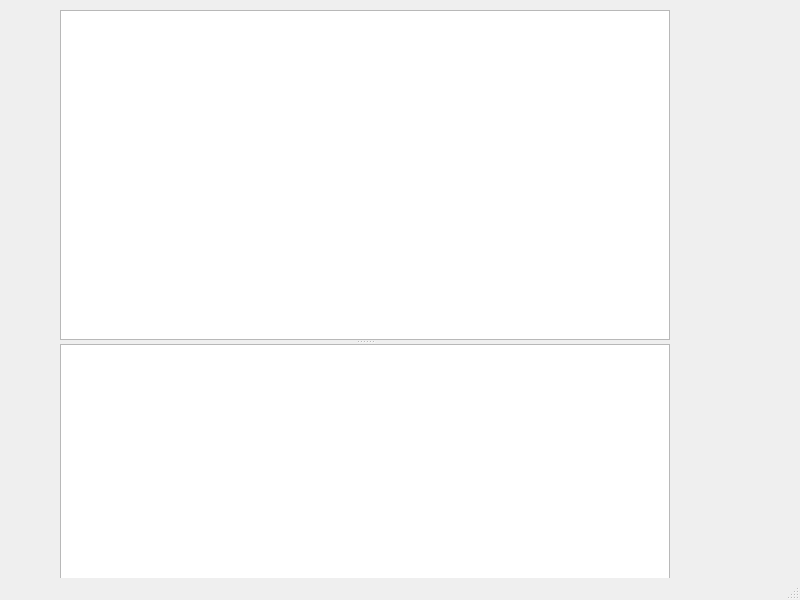
<?xml version="1.0" encoding="UTF-8"?>
<ui version="4.0">
 <class>MainWindow</class>
 <widget class="QMainWindow" name="MainWindow">
  <property name="geometry">
   <rect>
    <x>0</x>
    <y>0</y>
    <width>800</width>
    <height>600</height>
   </rect>
  </property>
  <property name="windowTitle">
   <string>MainWindow</string>
  </property>
  <widget class="QWidget" name="centralwidget">
   <widget class="QSplitter" name="splitter">
    <property name="geometry">
     <rect>
      <x>60</x>
      <y>10</y>
      <width>610</width>
      <height>664</height>
     </rect>
    </property>
    <property name="orientation">
     <enum>Qt::Vertical</enum>
    </property>
    <widget class="PlotWidget" name="graph1_2">
     <property name="sizePolicy">
      <sizepolicy hsizetype="Preferred" vsizetype="Expanding">
       <horstretch>0</horstretch>
       <verstretch>0</verstretch>
      </sizepolicy>
     </property>
     <property name="minimumSize">
      <size>
       <width>0</width>
       <height>0</height>
      </size>
     </property>
    </widget>
    <widget class="PlotWidget" name="graph2_2">
     <property name="sizePolicy">
      <sizepolicy hsizetype="Preferred" vsizetype="Expanding">
       <horstretch>0</horstretch>
       <verstretch>0</verstretch>
      </sizepolicy>
     </property>
     <property name="minimumSize">
      <size>
       <width>0</width>
       <height>0</height>
      </size>
     </property>
    </widget>
   </widget>
  </widget>
  <widget class="QMenuBar" name="menubar">
   <property name="geometry">
    <rect>
     <x>0</x>
     <y>0</y>
     <width>800</width>
     <height>21</height>
    </rect>
   </property>
  </widget>
  <widget class="QStatusBar" name="statusbar"/>
 </widget>
 <customwidgets>
  <customwidget>
   <class>PlotWidget</class>
   <extends>QGraphicsView</extends>
   <header location="global">pyqtgraph</header>
  </customwidget>
 </customwidgets>
 <resources/>
 <connections/>
</ui>
